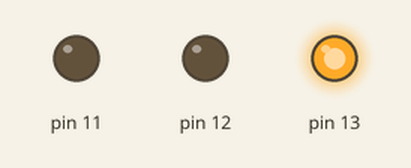
Simulated run of this sketch. Board: Arduino Uno, built with avr-gcc and run on an emulated ATmega328P. Shown: output pins drawn as LEDs (lit = HIGH).

Above: at 0.7 s.
At 2.2 s:
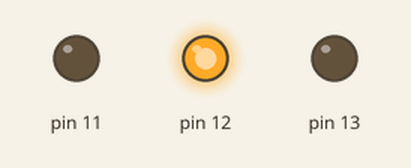
At 3.7 s:
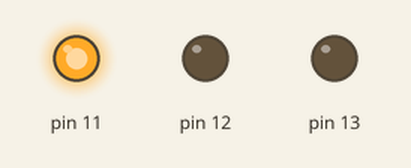
Timing chart, 0 to 5.9 s (numbered marks = the images above):
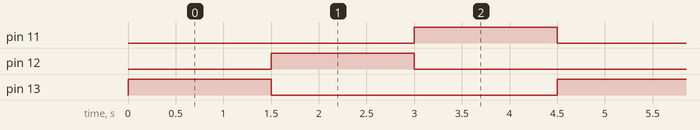

The sketch:

Triple_parpadeo.ino
```cpp
void setup() {
  // put your setup code here, to run once:
  pinMode(13, OUTPUT);
  pinMode(12, OUTPUT);
  pinMode(11, OUTPUT);
}

void loop() {
  // put your main code here, to run repeatedly:
  digitalWrite(13, HIGH);   // encender el LED (voltaje a HIGH)
  digitalWrite(12, LOW);   // encender el LED (voltaje a HIGH)
  digitalWrite(11, LOW);   // encender el LED (voltaje a HIGH)
  delay(1500);              // esperar encendido durante 1 segundo (1000 milisegundos)
  digitalWrite(12, HIGH);    // apagar el LED (voltaje a LOW)
  digitalWrite(13, LOW);    // apagar el LED (voltaje a LOW)
  digitalWrite(11, LOW);   // encender el LED (voltaje a HIGH)
  delay(1500);              // esperar encendido durante 1 segundo (1000 milisegundos)
  digitalWrite(11, HIGH);    // apagar el LED (voltaje a LOW)
  digitalWrite(13, LOW);    // apagar el LED (voltaje a LOW)
  digitalWrite(12, LOW);   // encender el LED (voltaje a HIGH)
  delay(1500);              // esperar apagado durante 500 milisegundos
}
```

Measured:
- by itself, pin 11–13: alternates HIGH for 1.5 s and LOW for 3.0 s
- by itself, everything shown: repeats every 4.5 s, in 3 steps
